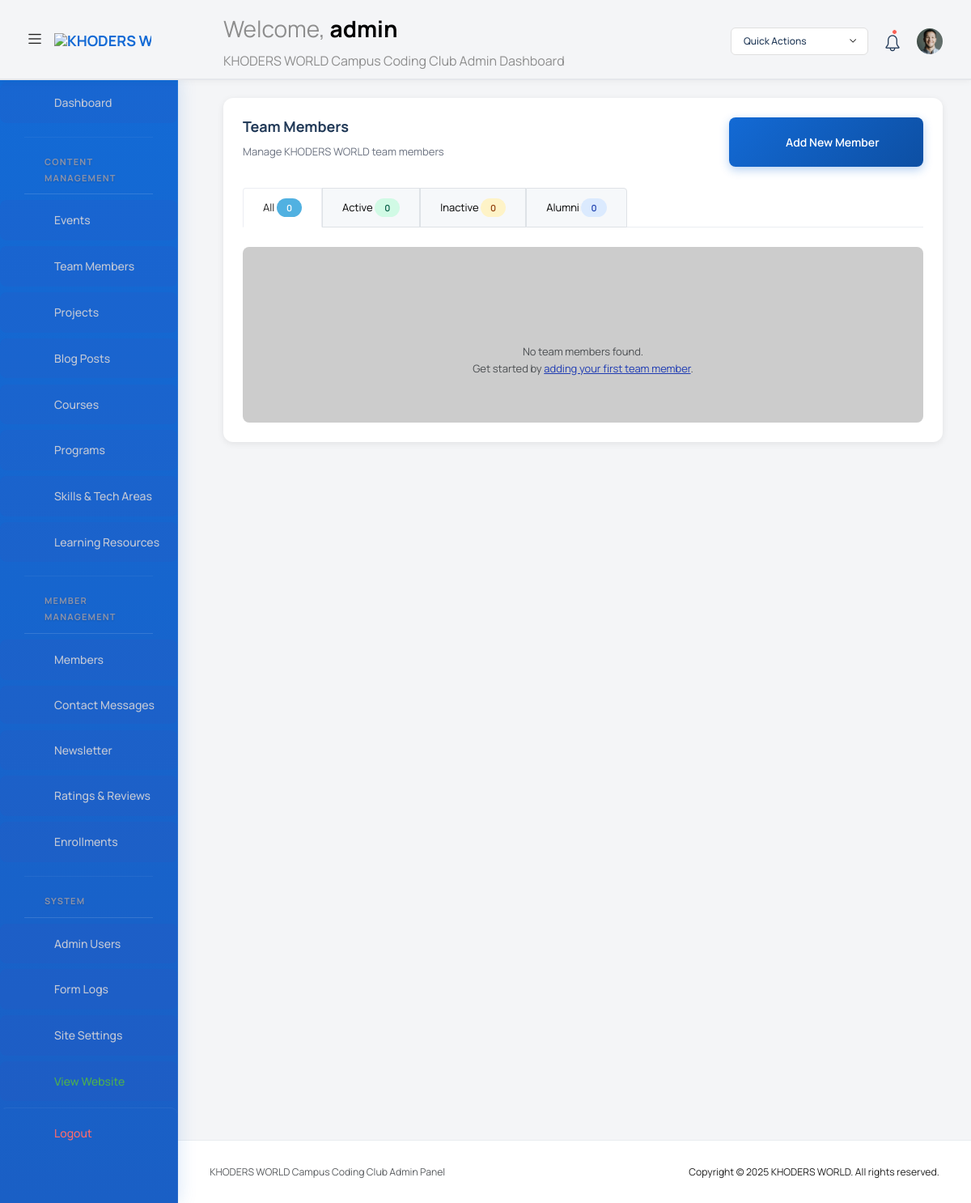
The app's page /admin/index.php?route=team (signed in), older data.
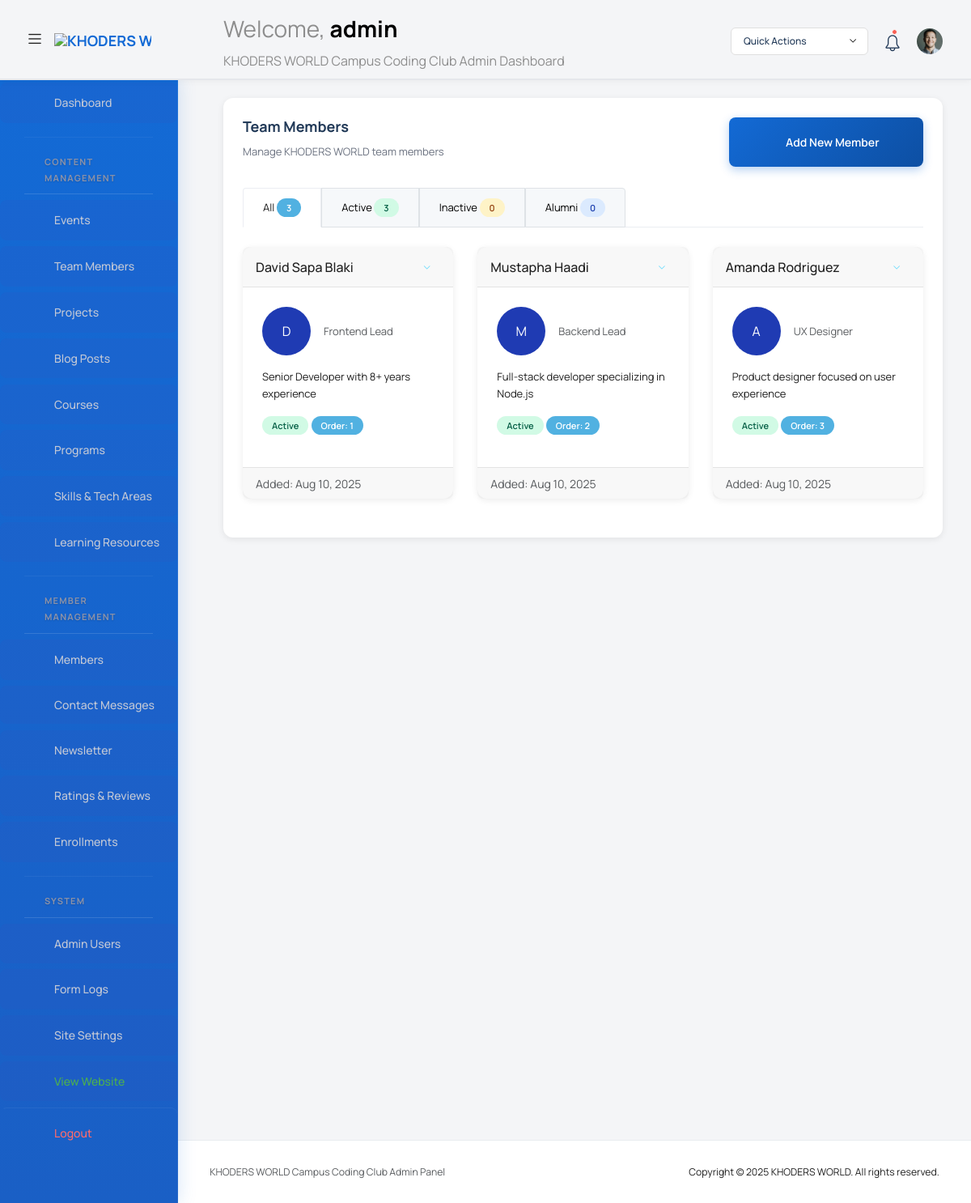
The same page, newer data.
### tables this page shows
CREATE TABLE IF NOT EXISTS team_members (
    id INT AUTO_INCREMENT PRIMARY KEY,
    name VARCHAR(200) NOT NULL,
    email VARCHAR(100),
    phone VARCHAR(20),
    position VARCHAR(100),
    bio TEXT,
    image_url VARCHAR(500),
    profile_image VARCHAR(500),
    social_links JSON,
    linkedin_url VARCHAR(500),
    github_url VARCHAR(500),
    twitter_url VARCHAR(500),
    personal_website VARCHAR(500),
    is_featured BOOLEAN DEFAULT FALSE,
    order_index INT DEFAULT 0,
    status ENUM('active', 'inactive') DEFAULT 'active',
    created_at TIMESTAMP DEFAULT CURRENT_TIMESTAMP,
    updated_at TIMESTAMP DEFAULT CURRENT_TIMESTAMP ON UPDATE CURRENT_TIMESTAMP,
    INDEX idx_status (status),
    INDEX idx_order (order_index)
);

### admin/index.php (called while the page is built, shortened)
<?php
require_once '../config/database.php';
require_once __DIR__ . '/includes/admin_helpers.php';
require_once __DIR__ . '/template.php';

### admin/includes/admin_helpers.php (called while the page is built, shortened)
<?php
if (!function_exists('admin_safe')) {
    function admin_safe($value): string
    {
        return htmlspecialchars((string) $value, ENT_QUOTES, 'UTF-8');
    }
}
if (!function_exists('admin_format_date')) {
    function admin_format_date(?string $value, string $format = 'M d, Y'): string
    {
        $timestamp = strtotime($value);
        return $timestamp ? date($format, $timestamp) : '—';
    }
}
if (!function_exists('admin_table_exists')) {
    function admin_table_exists($db, string $table): bool
    {
        try {
            $stmt = $db->prepare("SELECT 1 FROM `" . str_replace('`', '``', $table) . "` LIMIT 1");
            $stmt->execute();
            return true;
        } catch (PDOException $e) {
            return false;
        }
    }
}
if (!function_exists('admin_excerpt')) {
    function admin_excerpt(?string $value, int $length = 80): string
    {
        if (function_exists('mb_strimwidth')) {
            $trimmed = mb_strimwidth($value, 0, $length, '…', 'UTF-8');
        } else {
            $trimmed = substr($value, 0, $length);
            if (strlen($value) > $length) {
                $trimmed .= '…';
            }
        }
        return admin_safe($trimmed);
    }
}

### admin/pages/team.php (the view, shortened to what the changed rows need)
<?php
require_once __DIR__ . '/../../config/database.php';
require_once __DIR__ . '/../includes/admin_helpers.php';
$statusFilter = $_GET['status'] ?? 'all';
try {
    $database = new Database();
    $db = $database->getConnection();
} catch (Exception $e) {
    $error = 'Database connection error: ' . $e->getMessage();
    $db = null;
}
$members = [];
if ($db) {
    try {
        $sql = "SELECT * FROM team_members";
        $params = [];
        $sql .= " ORDER BY order_index ASC, name ASC";
        $stmt = $db->prepare($sql);
        $stmt->execute($params);
        $members = $stmt->fetchAll(PDO::FETCH_ASSOC);
    } catch (PDOException $e) {
        $error = 'Error fetching team members: ' . $e->getMessage();
    }
}
$tableExists = $db ? admin_table_exists($db, 'team_members') : false;
$statusCounts = [
    'all' => 0,
    'active' => 0,
    'inactive' => 0,
    'alumni' => 0
];
foreach ($members as $member) {
    $statusCounts['all']++;
    $status = $member['status'] ?? 'active';
    if (isset($statusCounts[$status])) {
        $statusCounts[$status]++;
    }
}
$csrfToken = Security::generateCSRFToken();
?>
<div class="content-wrapper">
  <div class="row">
    <div class="col-lg-12 grid-margin stretch-card">
      <div class="card">
        <div class="card-body">
          <?php if (!$tableExists): ?>
            <div class="alert alert-warning" role="alert">
              <i class="mdi mdi-database-alert"></i> The team_members table doesn't exist yet. Click the button below to create it.
              <form method="post" action="?route=team" class="mt-3">
                <input type="hidden" name="csrf_token" value="<?php echo $csrfToken; ?>">
                <button type="submit" name="create_table" class="btn btn-warning">Create Team Members Table</button>
              </form>
            </div>
          <?php else: ?>
            <ul class="nav nav-tabs mb-4">
              <li class="nav-item">
                <a class="nav-link <?php echo $statusFilter === 'all' ? 'active' : ''; ?>" href="?route=team&status=all">
                  All <span class="badge bg-secondary"><?php echo $statusCounts['all']; ?></span>
                </a>
              </li>
              <li class="nav-item">
                <a class="nav-link <?php echo $statusFilter === 'active' ? 'active' : ''; ?>" href="?route=team&status=active">
                  Active <span class="badge bg-success"><?php echo $statusCounts['active']; ?></span>
                </a>
              </li>
              <li class="nav-item">
                <a class="nav-link <?php echo $statusFilter === 'inactive' ? 'active' : ''; ?>" href="?route=team&status=inactive">
                  Inactive <span class="badge bg-warning"><?php echo $statusCounts['inactive']; ?></span>
                </a>
              </li>
              <li class="nav-item">
                <a class="nav-link <?php echo $statusFilter === 'alumni' ? 'active' : ''; ?>" href="?route=team&status=alumni">
                  Alumni <span class="badge bg-info"><?php echo $statusCounts['alumni']; ?></span>
                </a>
              </li>
            </ul>
            <?php if (empty($members)): ?>
              <div class="text-center py-5 bg-light rounded">
                <i class="mdi mdi-account-group mdi-48px text-muted"></i>
                <p class="mt-3 mb-0 text-muted">No team members found.</p>
                <?php if ($statusFilter !== 'all'): ?>
                  <p class="text-muted">Try changing the filter or <a href="?route=team-editor" class="text-primary">add a new member</a>.</p>
                <?php else: ?>
                  <p class="text-muted">Get started by <a href="?route=team-editor" class="text-primary">adding your first team member</a>.</p>
                <?php endif; ?>
              </div>
            <?php else: ?>
              <div class="row">
                <?php foreach ($members as $member): ?>
                  <div class="col-md-6 col-lg-4 mb-4">
                    <div class="card h-100">
                      <div class="card-header d-flex justify-content-between align-items-center">
                        <h5 class="mb-0"><?php echo htmlspecialchars($member['name']); ?></h5>
                        <div class="dropdown">
                          <button class="btn btn-sm btn-outline-secondary dropdown-toggle" type="button" id="dropdownMenuButton<?php echo (int)$member['id']; ?>" data-bs-toggle="dropdown" aria-expanded="false">
                            <i class="mdi mdi-dots-vertical"></i>
                          </button>
                        </div>
                      </div>
                      <div class="card-body">
                        <div class="d-flex align-items-center mb-3">
                          <?php if (!empty($member['photo_url'])): ?>
                            <img src="<?php echo htmlspecialchars($member['photo_url']); ?>" alt="<?php echo htmlspecialchars($member['name']); ?>" class="rounded-circle me-3" style="width: 60px; height: 60px; object-fit: cover;">
                          <?php else: ?>
                            <div class="rounded-circle bg-primary d-flex align-items-center justify-content-center text-white me-3" style="width: 60px; height: 60px;">
                              <?php echo strtoupper(substr($member['name'], 0, 1)); ?>
                            </div>
                          <?php endif; ?>
                          <div>
                            <p class="text-muted mb-0"><?php echo htmlspecialchars($member['position'] ?? ''); ?></p>
                          </div>
                        </div>
                        <?php if (!empty($member['bio'])): ?>
                          <p class="card-text mb-3"><?php echo admin_excerpt($member['bio'], 100); ?></p>
                        <?php endif; ?>
                        <div class="mb-3">
                          <?php
                            $statusClass = 'secondary';
                            switch ($member['status']) {
                                case 'active': $statusClass = 'success'; break;
                            }
                          ?>
                          <span class="badge bg-<?php echo $statusClass; ?>"><?php echo ucfirst($member['status']); ?></span>
                          <?php if ($member['order_index'] > 0): ?>
                            <span class="badge bg-secondary">Order: <?php echo (int)$member['order_index']; ?></span>
                          <?php endif; ?>
                        </div>
                      </div>
                      <div class="card-footer text-muted">
                        <small>Added: <?php echo admin_format_date($member['created_at'] ?? null); ?></small>
                      </div>
                    </div>
                  </div>
                <?php endforeach; ?>
              </div>
            <?php endif; ?>
          <?php endif; ?>
        </div>
      </div>
    </div>
  </div>
</div>

Row changes from the older to the newer data that the page shows:
added team_members: name "David Sapa Blaki", name "D", position "Frontend Lead", bio "Senior Developer with 8+ years experience", status "Active", order_index "1", created_at "Aug 10, 2025"
added team_members: name "Mustapha Haadi", name "M", position "Backend Lead", bio "Full-stack developer specializing in Node.js", status "Active", order_index "2", created_at "Aug 10, 2025"
added team_members: name "Amanda Rodriguez", name "A", position "UX Designer", bio "Product designer focused on user experience", status "Active", order_index "3", created_at "Aug 10, 2025"
Text that changed along with them:
$statusCounts['all']: "0" → "3"
$statusCounts['active']: "0" → "3"
text no longer shown: "No team members found. Get started by adding your first team member ."
